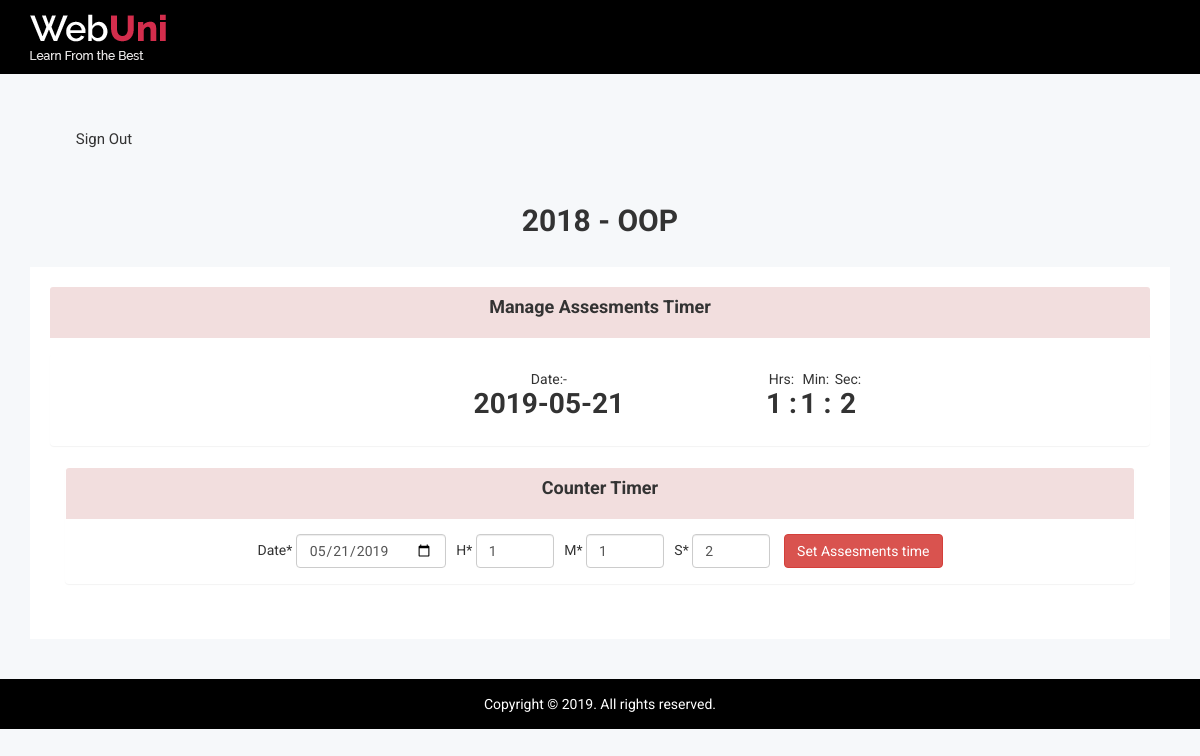
/Admin/Lecturer/papers/time.php?id=14, run on the app's committed database.
### tables this page shows
CREATE TABLE `tbl_papers` (
  `id` int(11) NOT NULL,
  `name` varchar(255) NOT NULL,
  `file` varchar(250) DEFAULT NULL,
  `course` varchar(255) NOT NULL
);

CREATE TABLE `timer` (
  `id` int(11) NOT NULL,
  `date` date NOT NULL,
  `h` int(50) NOT NULL,
  `m` int(50) NOT NULL,
  `s` int(50) NOT NULL,
  `name` varchar(255) NOT NULL,
  `course` varchar(255) NOT NULL
);

### Admin/Lecturer/papers/time.php (the view, shortened to what this page needs)
<!doctype html>
<html class="no-js" lang="">
<?php
include("config.php");
?>
<head>
  <link rel="stylesheet" href="css/bootstrap.min.css">
  <link rel="stylesheet" href="css/font-awesome.min.css">
  <link rel="stylesheet" href="css/owl.carousel.css">
  <link rel="stylesheet" href="css/owl.theme.css">
  <link rel="stylesheet" href="css/owl.transitions.css">
  <link rel="stylesheet" href="css/meanmenu/meanmenu.min.css">
  <link rel="stylesheet" href="css/animate.css">
  <link rel="stylesheet" href="css/normalize.css">
  <link rel="stylesheet" href="css/wave/waves.min.css">
  <link rel="stylesheet" href="css/wave/button.css">
  <link rel="stylesheet" href="css/scrollbar/jquery.mCustomScrollbar.min.css">
  <link rel="stylesheet" href="css/notika-custom-icon.css">
  <link rel="stylesheet" href="css/jquery.dataTables.min.css">
  <link rel="stylesheet" href="css/main.css">
  <link rel="stylesheet" href="style.css">
  <link rel="stylesheet" href="css/responsive.css">
</head>
<body>
  <?php include 'include/header_top.php';
  ?>
  <div class="main-menu-area mg-tb-40">
    <div class="container">
      <div class="row">
        <div class="col-lg-12 col-md-12 col-sm-12 col-xs-12">
          <ul class="nav nav-tabs notika-menu-wrap menu-it-icon-pro">
            <li><a href="../../logout.php"><i class="notika-icon notika-right-arrow"></i> Sign Out</a>
            </li>
          </ul>
        </div>
      </div>
    </div>
  </div>
  <?php
  $result = mysqli_query($mysqli, "SELECT * FROM timer ORDER BY id DESC");
  ?>
  <?php
  while($res = mysqli_fetch_array($result)) {
    $date = $res['date'];
  }
  ?>
  <?php $rid = $_GET['id']; ?>
  <?php
  $result = mysqli_query($mysqli, "SELECT * FROM timer ORDER BY id DESC");
  $sql = "SELECT * FROM tbl_papers WHERE id = '$rid'";
  $asses = $mysqli->query($sql);
  $c = mysqli_fetch_assoc($asses);
  ?>
  <?php
  while($res = mysqli_fetch_array($result)) {
    $date = $res['date'];
    $h = $res['h'];
    $m = $res['m'];
    $s = $res['s'];
  }
  ?>
<h2 class="text-center"><?= $c['name']; ?> - <?= $c['course']; ?></h2>
<br>
<div class="data-table-area">
  <div class="container">
    <div class="row">
      <div class="col-lg-12 col-md-12 col-sm-12 col-xs-12">
        <div class="data-table-list">
          <div class="panel-heading bg-danger">
            <h4 class="text-center">Manage Assesments Timer</h4>
          </div>
          <div class="panel-body">
            <div class="row w3-res-tb">
              <div class="row">
                <div class="col-lg-12">
                  <section class="panel">
                    <div class="panel-body">
                      <div class="position-center text-center">
                        <form class="form-inline" role="form"name="form1" method="POST" action="time.php?id=<?= $rid; ?>">
                          <div class="form-group"style="width:40%;">
                            <td >Date:- <h1> <?php echo $date  ?></h1>  </td>
                          </div>
                          <div class="form-group">
                            <td>Hrs: <h1> <?php echo $h." : "  ?></h1>  </td>
                          </div>
                          <div class="form-group">
                            <td>Min: <h1> <?php echo $m ." : " ?></h1>  </td>
                          </div>
                          <div class="form-group">
                            <td>Sec: <h1> <?php echo $s  ?></h1>  </td>
                          </div>
                        </form>
                      </div>
                    </div>
                  </section>
                </div>
              </div>
              <div class="col-sm-5 m-b-xs">
              </div>
            </div>
            <div class="row">
              <div class="col-lg-12">
                <section class="panel">
                  <div class="panel-heading bg-danger">
                    <h4 class="text-center">Counter Timer</h4>
                  </div>
                  <div class="panel-body">
                    <div class="position-center  text-center">
                      <form class="form-inline" role="form"name="form1" method="POST" action="time.php?id=<?= $rid; ?>">
                        <div class="form-group">
                          Date* <input type="date" name="date"class="form-control"  value="<?php echo $date;?>"required >
                        </div>
                        <div class="form-group">
                          H* <input type="number" class="form-control" name="h" id="exampleInputPassword2" value="<?php echo $h;?>"placeholder="h"style="width:78px;" required>
                        </div>
                        <div class="form-group">
                          M* <input type="number" class="form-control"name="m"  id="exampleInputPassword2" value="<?php echo $m;?>"placeholder="m"style="width:78px;" required>
                        </div>
                        <div class="form-group">
                          S* <input type="number" class="form-control"name="s"  id="exampleInputPassword2" value="<?php echo $s;?>"placeholder="s"style="width:78px;" required>
                        </div>
                        <button type="submit" class="btn btn-danger"name="insert">Set Assesments time</button>
                      </form>
                    </div>
                  </div>
                </section>
              </div>
            </div>
          </div>
        </div>
      </div>
    </div>
  </div>
</div>
<?php include 'include/footer.php'; ?>
</body>
</html>

### Admin/Lecturer/papers/css/main.css (style rules this page uses)
html { color: #222; font-size: 1em; line-height: 1.4; }

### data on the page
tbl_papers: name "2018", course "OOP"
timer: date "2019-05-21", h "1", m "1", s "2", date "05/21/2019"
